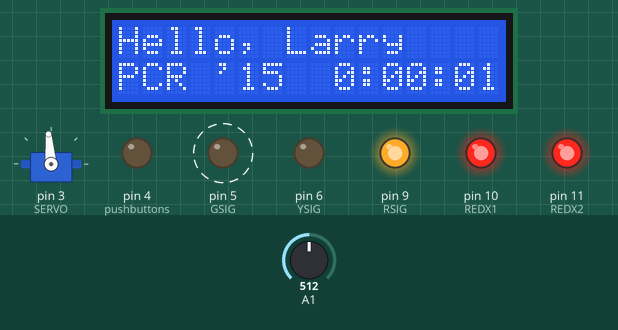
Recording of a sketch running on a simulated Arduino Uno, built with avr-gcc and run on an emulated ATmega328P. Parts: servo, 16×2 character LCD, output pins drawn as LEDs (lit = HIGH). Dashed ring = blinking. The test bench sets the inputs (shaded band); at power-on: A1 = 512.

Above: at 1.8 s.
1.9 s: A1 set to 493
At 2.21 s:
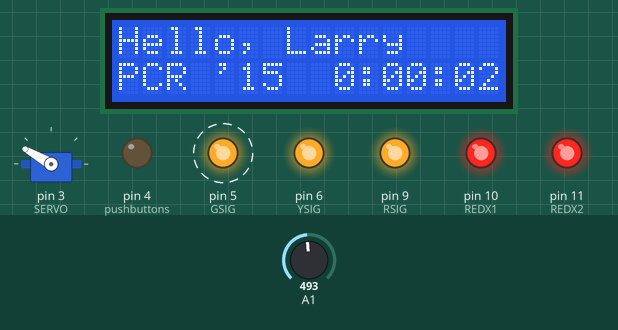
4.1 s: A1 set to 263
7.1 s: A1 set to 239
At 8.75 s:
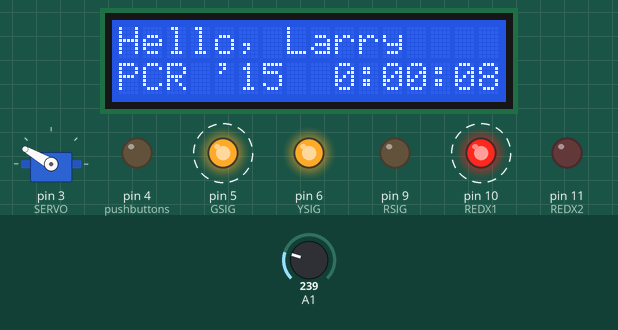
9.4 s: A1 set to 105
12.4 s: A1 set to 95
At 14.8 s:
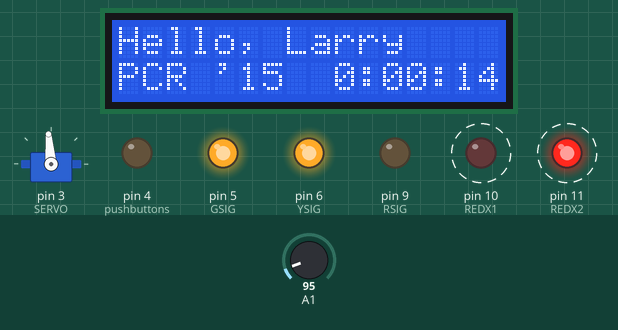
15.4 s: A1 set to 122
At 16.8 s:
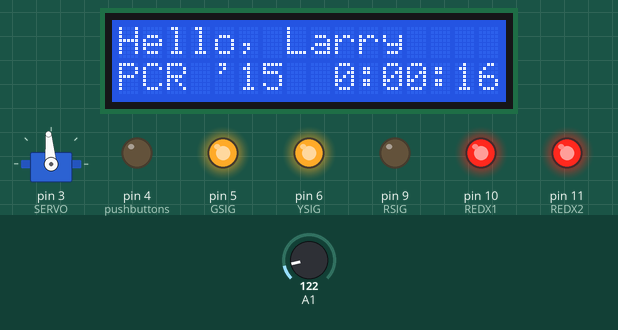
Timing chart, 0 to 32.1 s (numbered marks = the images above; inputs shaded):
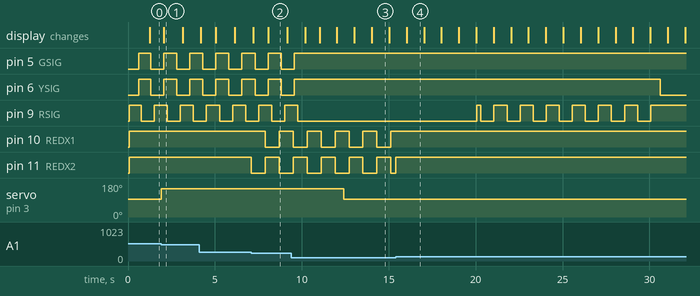

The sketch:

PCRdemo2015.ino
```cpp
/*
 *    Demo code for PRC1025 demo board
 *
 *    Includes LEDs (R/R for Xing, RYG for a signal), pushbuttons,
 *    a servo and an LCD.
 *
 *    The demo uses the buttons to raise and lower the crossing gate and
 *    turn on/off the blinking crossing lights.
 *
 *    The demo also runs timed activities "in the background", so that the
 *    signal changes aspects and the crossing automatically triggers every
 *    once in a while.
 *
 *    The board also includes provisions for an IR sensor - unfortunately,
 *    the circuit was miswired to a digital pin instead of an analog one, so
 *    it doesn't (and can't) work without board trace rerouting.  Oops.
 */
#include <LiquidCrystal.h>
#include <elapsedMillis.h>
#include <Servo.h>

#define MOD1

/*
 * The circuit:
 * LCD
 *     D8  Enable pin
 *     nc  D0 pin
 *     nc  D1 pin
 *     nc  D2 pin
 *     nc  D3 pin
 *     A0  D4 pin
 *     D2  D5 pin
 *     A2  D6 pin
 *     A3  D7 pin
 *     GND R/W pin
 *     GND VSS pin
 *     +5v VCC pin
 *     10K resistor:
 *       ends to +5V and ground
 *       wiper to LCD VO pin (pin 3)
 *
 * A1   Voltage divider ladder with momentary pushbuttons
 *      (Voltage at pin determines which button was pressed, if any)
 *
 * "signal head" - D5 PWM green
 *               - D6 PWM yellow
 *               - D9 PWM red
 * "crossbucks"  - D10 PWM red LEDs
 *               - D11 PWM red LEDs
 *
 * Pin assignments:
 * ================
 * D0   TTL/USB serial RX
 * D1   TTL/USB serial TX
 * D2   LCD high nibble data5
 * D3   PWM Servo
 * D4   unused
 * D5   "signal head" - PWM green
 * D6                 - PWM yellow
 * D7   unused
 * D8   LCD "E"nable
 * D9                 - PWM red
 * D10  "crossbucks"  - PWM red LEDs
 * D11  "crossbucks"  - PWM red LEDs
 * D12  unused
 * D13  unused (onboard LED...)
 *
 * A0   LCD high nibble data4
 * A1   pushbuttons
 * A2   LCD high nibble data6
 * A3   LCD high nibble data7
 * A4   I2C SDA
 * A5   I2C SCL
 * A6   unused - analog input only (no output capability)
 * A7   unused - analog input only (no output capability)
 */

// pushbuttons...
#define PBUTTONS     1  // A1

// "crossbucks" - red LEDs
#define REDX1 10
#define REDX2 11

// "signal head"
#define RSIG  9
#define YSIG  6
#define GSIG  5
// Finally, the servo control pin
#define SERVO 3

// -----------------------------------------
// change these to match what you want
// -----------------------------------------

#define GATE_UP     95
#define GATE_DOWN  150
#define GREETING "Hello, Larry"

#define SECONDS (unsigned long)1000
#define MINUTES (unsigned long)(60 * SECONDS)

#define CROSSING_FREQUENCY  ((unsigned long)( 5 * MINUTES))
#define CROSSING_PREFLASH   ((unsigned long)( 4 * SECONDS))
#define CROSSING_GATEDOWN   ((unsigned long)(10 * SECONDS))
#define CROSSING_POSTFLASH  ((unsigned long)( 3 * SECONDS))

// -----------------------------------------


#ifdef MOD1 // John's modified prototype board
LiquidCrystal lcd(12, 8, 7, 2, A2, A3);
#else
LiquidCrystal lcd(12, 8, A0, 2, A2, A3);
#endif
Servo myservo;  // create servo object to control a servo

// elapsedMillis variables are "magic C++" - they actually reflect the elapsed
// time since they were last time they were set.  The design pattern is to set
// them to 0 when you want to start a timed activity, and then check to see if
// it reaches the desired timeout value...
elapsedMillis   clockAnimationTime,
		flashertime,
		blinktime,
		signalAnimationTime,
		crossingAnimationTime;

boolean isXingOn, xingblinker = 0, sigblinker=0;
int sigstate = 0;
int crossingstate = 0;
int lastButton;

#define OFF   0x0FF
#define ON    0x000
#define BLINK 0x1FF

// global variables that hold the current values of the various LEDs
int r, g, y, x1, x2;
// and if fading is used, the target vvalues as well...
int target_r, target_g, target_y, target_x1, target_x2;

// Read resitive voltage divider to determine which button was pressed
// input:  analog pin to read
// output: button pressed, if any:
#define BUTTON_3     2
#define BUTTON_2     1
#define BUTTON_1     0
#define BUTTON_NONE  -1

int getButton(int p) {
    int ButtonVoltage = analogRead(p);
    // Observed analogRead() returned values:
    //     NONE:    1023
    //     B3:       310
    //     B2:       131
    //     B1:         0
    // logic below is liberal in setting boundries between buttons to account for resistor tolerances

    if (ButtonVoltage > 500) return BUTTON_NONE;    // No button pressed should be 1023
    if (ButtonVoltage > 250) return BUTTON_3;
    if (ButtonVoltage > 100) return BUTTON_2;
    return BUTTON_1;
}


int setLED(int p, int target, int current) {
      int desired = target & 0x0FF;
      if (desired == current) {
          return desired;
      } else {
          int newvalue = desired;
          if (p < 9 || p > 11) {  // showing off fade -vs- no fade - don't fade the RED LEDs
          if (desired > current) { newvalue = min(current + 1, desired); }
          if (desired < current) { newvalue = max(current - 1, desired); }
          }
          analogWrite(p,  newvalue);
          return newvalue;
      }
}

void setup() {
    // setup code, run once:

    pinMode(SERVO,    OUTPUT);  // servo
    pinMode(GSIG,     OUTPUT);  // G LED
    pinMode(YSIG,     OUTPUT);  // Y LED
    pinMode(RSIG,     OUTPUT);  // R LED
    pinMode(REDX1,    OUTPUT);  // L Xing R LED
    pinMode(REDX2,    OUTPUT);  // R Xing R LED
    pinMode(PBUTTONS, INPUT);   // pushbuttons
    pinMode(4,        OUTPUT);   // pushbuttons

    myservo.attach(SERVO);
    myservo.write(GATE_UP);

    lcd.begin(16, 2);
    lcd.print(GREETING);
    lcd.setCursor(0, 1);
    lcd.print("PCR '15");

    signalAnimationTime  = (10 * SECONDS);

    isXingOn = false;
    r = y = g = x1 = x2 = ON;
    target_r = target_y = target_g = target_x1 = target_x2 = OFF;

    x1 = setLED(REDX1, target_x1, x1);
    x2 = setLED(REDX2, target_x2, x2);
    r  = setLED(RSIG,  target_r,  r);
    y  = setLED(YSIG,  target_y,  y);
    g  = setLED(GSIG,  target_g,  g);

    lastButton = BUTTON_NONE;
}

void loop() {
    // any buttons pressed?
    int button1 = getButton(PBUTTONS);
    delay(1);  //  debounce (if values differ, we are in the middle of a press
               //  or release, and will ignore the buttons this pass)
    int button2 = getButton(PBUTTONS);

    if ((button1 == button2) && (button1 != lastButton)) {
        // solid button press, first time seen...
        // choose what to do
        switch (button1) {
             case BUTTON_1:
                            myservo.write(GATE_UP);
                            break;

            case BUTTON_2:
                            isXingOn = !isXingOn; // turn crossing on & off...
                            if (isXingOn) {
                                target_x1 = BLINK;
                                target_x2 = BLINK;
                            } else {
                                target_x1 = OFF;
                                target_x2 = OFF;
                            }
                            flashertime = 0;
                            break;
             case BUTTON_3:
                            myservo.write(GATE_DOWN);
                            break;
             default:
             case BUTTON_NONE:
                            // do nothing
                            break;
        }
        // remember the last button pressed to prevent multiple invocations
        // (stuttering, repeat...) of a single press
        lastButton = button1;
    }

    // have the signals blink at a slightly different rate than the crossing flashers,
    // just to show that it can be done.

    if (flashertime > 800) {
        flashertime = 0;
        xingblinker = ! xingblinker;
    }
    if (blinktime > 750) {
        blinktime = 0;
        sigblinker = ! sigblinker;
    }

    // Each animation we're controlling has its own timer that we can check to
    // see if it is time to do work...  for example, we can display a crude
    // clock on the LCD by incrementing a counter every second:

    if (clockAnimationTime > (1 * SECONDS)) {    // trigger every second...
        unsigned long h, m, s;
        clockAnimationTime = 0;
        // set the cursor to LCD column 8, line 1
        // (note: line 1 is the second row, since counting begins with 0):
        lcd.setCursor(8, 1);
        // print the time since reset:
        // simple formatting to simulate hours, minutes and seconds
        s = millis() / SECONDS;
        h = (s / (60*60)) % 24;
        m = (s / (60))    % 60;
        s = s             % 60;
        lcd.print(h >= 10 ? "" : " " );lcd.print(h, DEC); lcd.print(':');
        lcd.print(m >= 10 ? "" : "0" );lcd.print(m, DEC); lcd.print(':');
        lcd.print(s >= 10 ? "" : "0" );lcd.print(s, DEC);
    }

    switch (crossingstate) {
      case 0:  // waiting to trigger...
              if (crossingAnimationTime > CROSSING_FREQUENCY) {  // pretend
                  crossingAnimationTime = 0;                       // train is
                  crossingstate = 1;                               // coming...
                  isXingOn = true;    // start flashing
                  target_x1 = BLINK;
                  target_x2 = BLINK;
              }
              break;
      case 1: // gates down
              if (crossingAnimationTime > CROSSING_PREFLASH) {
                  crossingAnimationTime = 0;
                  crossingstate = 2;
                  myservo.write(GATE_DOWN);
              }
              break;
      case 2:  // gates back up
              if (crossingAnimationTime > CROSSING_GATEDOWN) {
                  crossingAnimationTime = 0;
                  crossingstate = 3;
                  myservo.write(GATE_UP);
              }
              break;
      case 3:  // done flashing, go back to waiting...
              if (crossingAnimationTime > CROSSING_POSTFLASH) {
                  crossingAnimationTime = 0;
                  isXingOn = false;
                  target_x1 = OFF;
                  target_x2 = OFF;
                  crossingstate = 0;
              }
              break;

    }

    if (signalAnimationTime > (10 * SECONDS)) {  // walk thru the signal aspects
        signalAnimationTime = 0;
        switch (sigstate) {
          case 0: target_r=BLINK; target_y=BLINK; target_g=BLINK; sigstate = 1; break;  // TEST mode - flash all LEDs
          case 1: target_r=ON;    target_y=OFF;   target_g=OFF;   sigstate = 2; break;  // STOP
          case 2: target_r=BLINK; target_y=OFF;   target_g=OFF;   sigstate = 3; break;  // RESTRICTING
          case 3: target_r=OFF;   target_y=ON;    target_g=OFF;   sigstate = 4; break;  // APPROACH
          case 4: target_r=OFF;   target_y=BLINK; target_g=OFF;   sigstate = 5; break;  // ADVANCE APPROACH
          case 5: target_r=OFF;   target_y=OFF;   target_g=ON;    sigstate = 1; break;  // CLEAR
        }
    }

    // actually control the LEDs
    x1 = setLED(REDX1,target_x1 == BLINK ? (xingblinker ? ON : OFF) : target_x1, x1);
    x2 = setLED(REDX2,target_x2 == BLINK ? (xingblinker ? OFF: ON)  : target_x2, x2);
    r  = setLED(RSIG, target_r  == BLINK ? (sigblinker  ? ON : OFF) : target_r,  r);
    y  = setLED(YSIG, target_y  == BLINK ? (sigblinker  ? ON : OFF) : target_y,  y);
    g  = setLED(GSIG, target_g  == BLINK ? (sigblinker  ? ON : OFF) : target_g,  g);

}
```

Measured:
- the behaviour switches between 501 and 500 on A1 (found by bisection; images 0 and 1)
- the behaviour switches between 251 and 250 on A1 (found by bisection; images 1 and 2)
- the behaviour switches between 101 and 100 on A1 (found by bisection; images 2 and 3)
- after the input at 1.9 s, servo on pin 3 (SERVO): 95° → 150° at once
- after the input at 7.1 s, pin 10 (REDX1): HIGH → LOW after 0.81 s, → HIGH 0.80 s later; pin 11 (REDX2): HIGH → LOW at once, → HIGH 0.80 s later, → LOW 0.80 s later
- after the input at 12.4 s, servo on pin 3 (SERVO): 150° → 95° at once
- after the input at 15.4 s, pin 10 (REDX1): stops changing and stays HIGH
